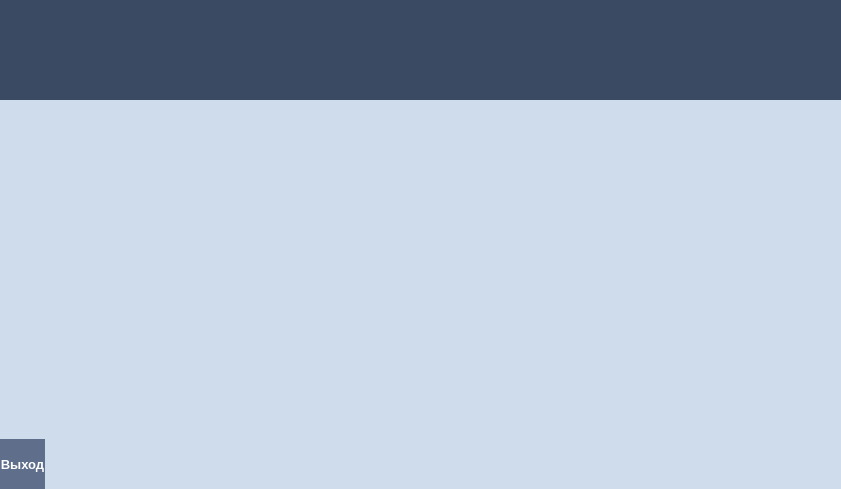
<?xml version="1.0" encoding="UTF-8"?>
<ui version="4.0">
 <class>MainWindow</class>
 <widget class="QMainWindow" name="MainWindow">
  <property name="geometry">
   <rect>
    <x>0</x>
    <y>0</y>
    <width>841</width>
    <height>489</height>
   </rect>
  </property>
  <property name="windowTitle">
   <string>MainWindow</string>
  </property>
  <property name="styleSheet">
   <string notr="true">background-color: #cfdcec</string>
  </property>
  <widget class="QWidget" name="centralWidget">
   <layout class="QGridLayout" name="gridLayout">
    <property name="leftMargin">
     <number>0</number>
    </property>
    <property name="topMargin">
     <number>0</number>
    </property>
    <property name="rightMargin">
     <number>0</number>
    </property>
    <property name="bottomMargin">
     <number>0</number>
    </property>
    <property name="spacing">
     <number>0</number>
    </property>
    <item row="0" column="1" colspan="2">
     <widget class="QLabel" name="title">
      <property name="maximumSize">
       <size>
        <width>16777215</width>
        <height>100</height>
       </size>
      </property>
      <property name="font">
       <font>
        <pointsize>15</pointsize>
        <weight>75</weight>
        <bold>true</bold>
       </font>
      </property>
      <property name="styleSheet">
       <string notr="true">background-color: #3a4a63;
color: white;</string>
      </property>
      <property name="text">
       <string>&lt;html&gt;&lt;head/&gt;&lt;body&gt;&lt;p&gt;&lt;/p&gt;&lt;/body&gt;&lt;/html&gt;</string>
      </property>
     </widget>
    </item>
    <item row="1" column="1">
     <widget class="SideBar" name="sideBar" native="true"/>
    </item>
    <item row="1" column="2" rowspan="2">
     <widget class="QStackedWidget" name="stackedWidget">
      <property name="frameShape">
       <enum>QFrame::NoFrame</enum>
      </property>
      <widget class="QWidget" name="page"/>
      <widget class="QWidget" name="page_2"/>
     </widget>
    </item>
    <item row="2" column="1">
     <widget class="QPushButton" name="pushButton">
      <property name="minimumSize">
       <size>
        <width>0</width>
        <height>50</height>
       </size>
      </property>
      <property name="font">
       <font>
        <pointsize>10</pointsize>
        <weight>75</weight>
        <bold>true</bold>
       </font>
      </property>
      <property name="styleSheet">
       <string notr="true">QPushButton{background:#5f6e8b; border:none; color:white;}
QPushButton:hover{background:#5f6e8b; border:none; color:#e65f7f}</string>
      </property>
      <property name="text">
       <string>Выход</string>
      </property>
     </widget>
    </item>
   </layout>
  </widget>
  <widget class="QMenuBar" name="menuBar">
   <property name="geometry">
    <rect>
     <x>0</x>
     <y>0</y>
     <width>841</width>
     <height>25</height>
    </rect>
   </property>
  </widget>
 </widget>
 <layoutdefault spacing="6" margin="11"/>
 <customwidgets>
  <customwidget>
   <class>SideBar</class>
   <extends>QWidget</extends>
   <header>sideBar.h</header>
   <container>1</container>
  </customwidget>
 </customwidgets>
 <resources/>
 <connections/>
</ui>
